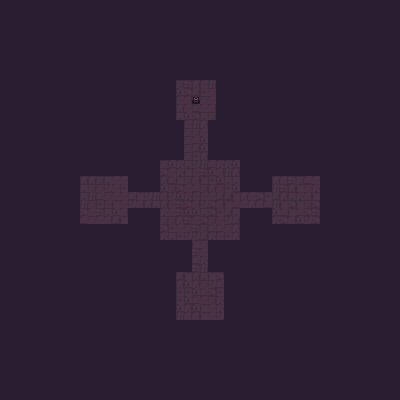

The image is a tile-based game level rendered from a .tmx file. Its description and source (layers, tilesets, objects; grid data summarised) follow:
An orthogonal 50x50 tile map with 8x8 px tiles, 2 tile layers (Tile Layer 1, Tile Layer 2) and 1 object (1).

<map version="1.10" tiledversion="1.11.0" orientation="orthogonal" renderorder="right-down" width="50" height="50" tilewidth="8" tileheight="8" infinite="0" nextlayerid="4" nextobjectid="2">
 <tileset firstgid="1" source="topdown.tsx" />
 <layer id="1" name="Tile Layer 1" width="50" height="50">
  <data>[2500 cells, 2500 non-empty, 21 distinct tile ids]</data>
 </layer>
 <layer id="2" name="Tile Layer 2" width="50" height="50">
  <data>[2500 cells, 1 non-empty, 1 distinct tile ids]</data>
 </layer>
 <objectgroup id="3" name="Object Layer 1">
  <object id="1" name="MapTeleporter" type="1" x="192" y="96" width="8" height="8" />
 </objectgroup>
</map>
